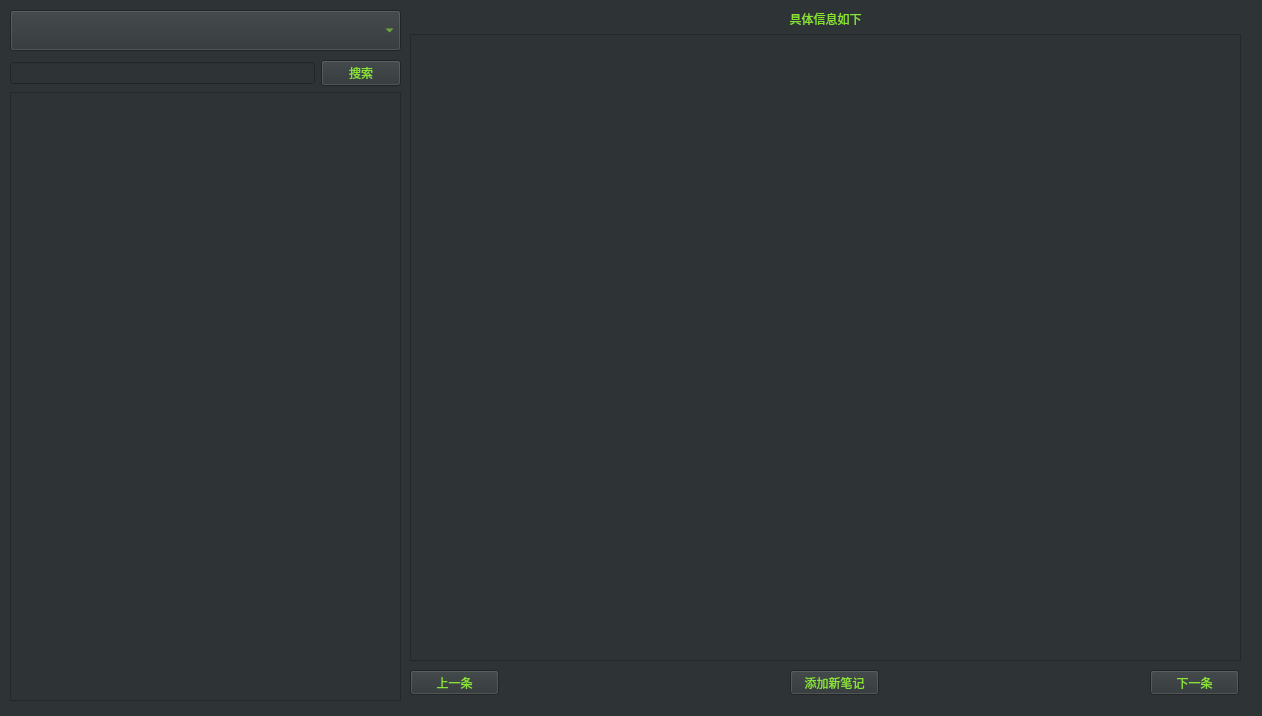
<?xml version="1.0" encoding="UTF-8"?>
<ui version="4.0">
 <class>Query</class>
 <widget class="QWidget" name="Query">
  <property name="geometry">
   <rect>
    <x>0</x>
    <y>0</y>
    <width>1262</width>
    <height>716</height>
   </rect>
  </property>
  <property name="windowTitle">
   <string>Form</string>
  </property>
  <property name="styleSheet">
   <string notr="true">background-color: rgb(46, 52, 54);</string>
  </property>
  <widget class="QPushButton" name="pushButton_pre">
   <property name="geometry">
    <rect>
     <x>410</x>
     <y>670</y>
     <width>89</width>
     <height>25</height>
    </rect>
   </property>
   <property name="styleSheet">
    <string notr="true">color: rgb(138, 226, 52);</string>
   </property>
   <property name="text">
    <string>上一条</string>
   </property>
  </widget>
  <widget class="QPushButton" name="pushButton_next">
   <property name="geometry">
    <rect>
     <x>1150</x>
     <y>670</y>
     <width>89</width>
     <height>25</height>
    </rect>
   </property>
   <property name="styleSheet">
    <string notr="true">color: rgb(138, 226, 52);</string>
   </property>
   <property name="text">
    <string>下一条</string>
   </property>
  </widget>
  <widget class="QPushButton" name="pushButton_add">
   <property name="geometry">
    <rect>
     <x>790</x>
     <y>670</y>
     <width>89</width>
     <height>25</height>
    </rect>
   </property>
   <property name="styleSheet">
    <string notr="true">color: rgb(138, 226, 52);</string>
   </property>
   <property name="text">
    <string>添加新笔记</string>
   </property>
  </widget>
  <widget class="QWidget" name="layoutWidget">
   <property name="geometry">
    <rect>
     <x>410</x>
     <y>10</y>
     <width>831</width>
     <height>651</height>
    </rect>
   </property>
   <layout class="QVBoxLayout" name="verticalLayout_2">
    <item>
     <widget class="QLabel" name="label_display">
      <property name="styleSheet">
       <string notr="true">color: rgb(138, 226, 52);</string>
      </property>
      <property name="text">
       <string>&lt;html&gt;&lt;head/&gt;&lt;body&gt;&lt;p align=&quot;center&quot;&gt;具体信息如下&lt;/p&gt;&lt;/body&gt;&lt;/html&gt;</string>
      </property>
     </widget>
    </item>
    <item>
     <widget class="QTextEdit" name="textEdit_show">
      <property name="styleSheet">
       <string notr="true">color: rgb(138, 226, 52);</string>
      </property>
     </widget>
    </item>
   </layout>
  </widget>
  <widget class="QComboBox" name="comboBox">
   <property name="geometry">
    <rect>
     <x>10</x>
     <y>10</y>
     <width>391</width>
     <height>41</height>
    </rect>
   </property>
   <property name="styleSheet">
    <string notr="true">color: rgb(138, 226, 52);</string>
   </property>
  </widget>
  <widget class="QWidget" name="layoutWidget">
   <property name="geometry">
    <rect>
     <x>10</x>
     <y>60</y>
     <width>391</width>
     <height>641</height>
    </rect>
   </property>
   <layout class="QVBoxLayout" name="verticalLayout">
    <item>
     <layout class="QHBoxLayout" name="horizontalLayout">
      <item>
       <widget class="QLineEdit" name="lineEdit_query">
        <property name="styleSheet">
         <string notr="true">color: rgb(138, 226, 52);</string>
        </property>
       </widget>
      </item>
      <item>
       <widget class="QPushButton" name="pushButton_query">
        <property name="styleSheet">
         <string notr="true">color: rgb(138, 226, 52);</string>
        </property>
        <property name="text">
         <string>搜索</string>
        </property>
       </widget>
      </item>
     </layout>
    </item>
    <item>
     <widget class="QTableWidget" name="tableWidget">
      <property name="styleSheet">
       <string notr="true">color: rgb(138, 226, 52);</string>
      </property>
     </widget>
    </item>
   </layout>
  </widget>
 </widget>
 <resources/>
 <connections/>
</ui>
